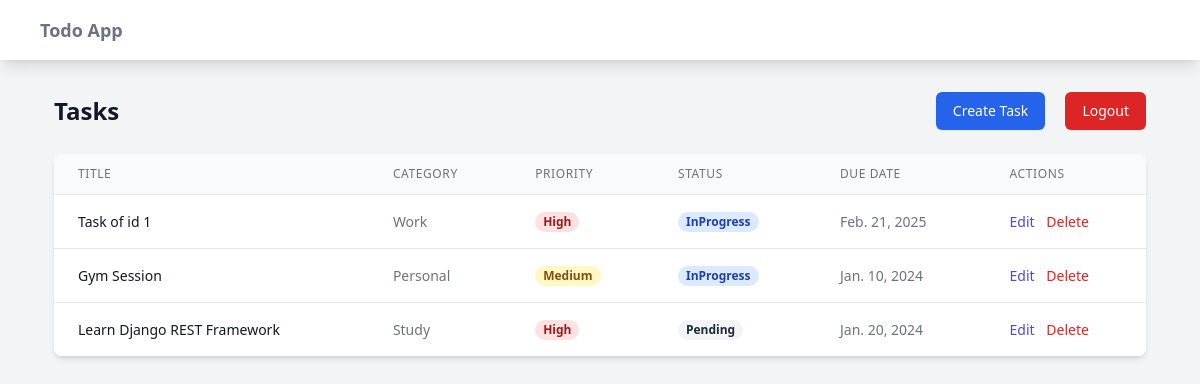
Page /task_list/ (signed in) on the committed database.
### todoapp/models.py (models this page shows, shortened)
class Task(models.Model):
    PRIORITY_CHOICES = [
        ('low', 'Low'),
        ('medium', 'Medium'),
        ('high', 'High'),
    ]
    STATUS_CHOICES = [
        ('pending', 'Pending'),
        ('in_progress', 'In Progress'),
        ('completed', 'Completed')
    ]
    title = models.CharField(max_length=200)
    description = models.TextField(blank=True)
    category = models.ForeignKey(Category, on_delete=models.CASCADE, related_name='tasks')
    priority = models.CharField(max_length=10, choices=PRIORITY_CHOICES, default='medium')
    status = models.CharField(max_length=20, choices=STATUS_CHOICES, default='pending')
    due_date = models.DateField(null=True, blank=True)
    created_at = models.DateTimeField(auto_now_add=True)
    updated_at = models.DateTimeField(auto_now=True)
    user = models.ForeignKey(User, on_delete=models.CASCADE, related_name='tasks')

class Category(models.Model):
    name = models.CharField(max_length=100)
    description = models.TextField(blank=True)
    created_at = models.DateTimeField(auto_now_add=True)
    updated_at = models.DateTimeField(auto_now=True)
    class Meta:
        verbose_name_plural = "Categories"

### todoapp/views.py (the view)
# urls.py: path('task_list/', views.task_list, name = 'task_list'),
@login_required
def task_list(request):
    tasks = Task.objects.filter(user = request.user).order_by('-created_at')
    return render(request, 'todoapp/task_list.html', {'tasks': tasks})

### todoapp/templates/todoapp/task_list.html (shortened to what this page needs)
{% extends 'todoapp/base.html' %}
{% block content %}
<div class="mb-6 flex justify-between items-center">
    <h1 class="text-2xl font-bold text-gray-900">Tasks</h1>
    <div class="space-x-4">
        <a href="{% url 'create_task' %}" class="inline-flex items-center px-4 py-2 border border-transparent rounded-md shadow-sm text-sm font-medium text-white bg-blue-600 hover:bg-blue-700 focus:outline-none focus:ring-2 focus:ring-offset-2 focus:ring-blue-500">Create Task</a>
        <a href="{% url 'logout' %}" class="inline-flex items-center px-4 py-2 border border-transparent rounded-md shadow-sm text-sm font-medium text-white bg-red-600 hover:bg-red-700 focus:outline-none focus:ring-2 focus:ring-offset-2 focus:ring-red-500">Logout</a>
    </div>
</div>
<div class="bg-white shadow-md rounded-lg overflow-hidden">
    <table class="min-w-full divide-y divide-gray-200">
        <thead class="bg-gray-50">
            <tr>
                <th class="px-6 py-3 text-left text-xs font-medium text-gray-500 uppercase tracking-wider">Title</th>
                <th class="px-6 py-3 text-left text-xs font-medium text-gray-500 uppercase tracking-wider">Category</th>
                <th class="px-6 py-3 text-left text-xs font-medium text-gray-500 uppercase tracking-wider">Priority</th>
                <th class="px-6 py-3 text-left text-xs font-medium text-gray-500 uppercase tracking-wider">Status</th>
                <th class="px-6 py-3 text-left text-xs font-medium text-gray-500 uppercase tracking-wider">Due Date</th>
                <th class="px-6 py-3 text-left text-xs font-medium text-gray-500 uppercase tracking-wider">Actions</th>
            </tr>
        </thead>
        <tbody class="bg-white divide-y divide-gray-200">
            {% for task in tasks %}
            <tr>
                <td class="px-6 py-4 whitespace-nowrap text-sm font-medium text-gray-900">{{ task.title }}</td>
                <td class="px-6 py-4 whitespace-nowrap text-sm text-gray-500">{{ task.category.name }}</td>
                <td class="px-6 py-4 whitespace-nowrap text-sm text-gray-500">
                    <span class="px-2 inline-flex text-xs leading-5 font-semibold rounded-full
                        {% if task.priority == 'high' %}bg-red-100 text-red-800
                        {% elif task.priority == 'medium' %}bg-yellow-100 text-yellow-800
                        {% else %}bg-green-100 text-green-800{% endif %}">
                        {{ task.priority|title }}
                    </span>
                </td>
                <td class="px-6 py-4 whitespace-nowrap text-sm text-gray-500">
                    <span class="px-2 inline-flex text-xs leading-5 font-semibold rounded-full
                        {% if task.status == 'completed' %}bg-green-100 text-green-800
                        {% elif task.status == 'in_progress' %}bg-blue-100 text-blue-800
                        {% else %}bg-gray-100 text-gray-800{% endif %}">
                        {{ task.status|title|cut:"_" }}
                    </span>
                </td>
                <td class="px-6 py-4 whitespace-nowrap text-sm text-gray-500">{{ task.due_date|default:"-" }}</td>
                <td class="px-6 py-4 whitespace-nowrap text-sm font-medium space-x-2">
                    <a href="{% url 'task_edit' task.id %}" class="text-indigo-600 hover:text-indigo-900">Edit</a>
                    <form action="{% url 'task_delete' task.id %}" method="POST" class="inline">
                        <button type="submit" class="text-red-600 hover:text-red-900" onclick="return confirm('Are you sure you want to delete this task?')">Delete</button>
                    </form>
                </td>
            </tr>
            {% empty %}
            <tr>
                <td colspan="6" class="px-6 py-4 text-center text-sm text-gray-500">No tasks found.</td>
            </tr>
            {% endfor %}
        </tbody>
    </table>
</div>
{% endblock %}

### todoapp/templates/todoapp/base.html (shortened to what this page needs)
<!DOCTYPE html>
<html lang="en">
<head>
    <script src = "//cdn.tailwindcss.com?plugins=forms,typography"></script>
</head>
<body class = "bg-gray-100">
    <nav class = "bg-white shadow-lg">
        <div class = "max-w-6xl mx-auto px-4">
            <div class = "flex justify-between">
                <div class = "flex space-x-7">
                    <div>
                        <a href = "#" class = "flex items-center py-4">
                            <span class = "font-semibold text-gray-500 text-lg">Todo App</span>
                        </a>
                    </div>
                </div>
            </div>
        </div>
    </nav>
    <div class = "container mx-auto px-4 py-8 max-w-[1124px]">
        {% block content %}
        {% endblock %}
    </div>
</body>
</html>

### rows in the picture
Task: title "Task of id 1", category.name "Work", priority "High", status "InProgress", due_date "Feb. 21, 2025"
Task: title "Gym Session", category.name "Personal", priority "Medium", status "InProgress", due_date "Jan. 10, 2024"
Task: title "Learn Django REST Framework", category.name "Study", priority "High", status "Pending", due_date "Jan. 20, 2024"
